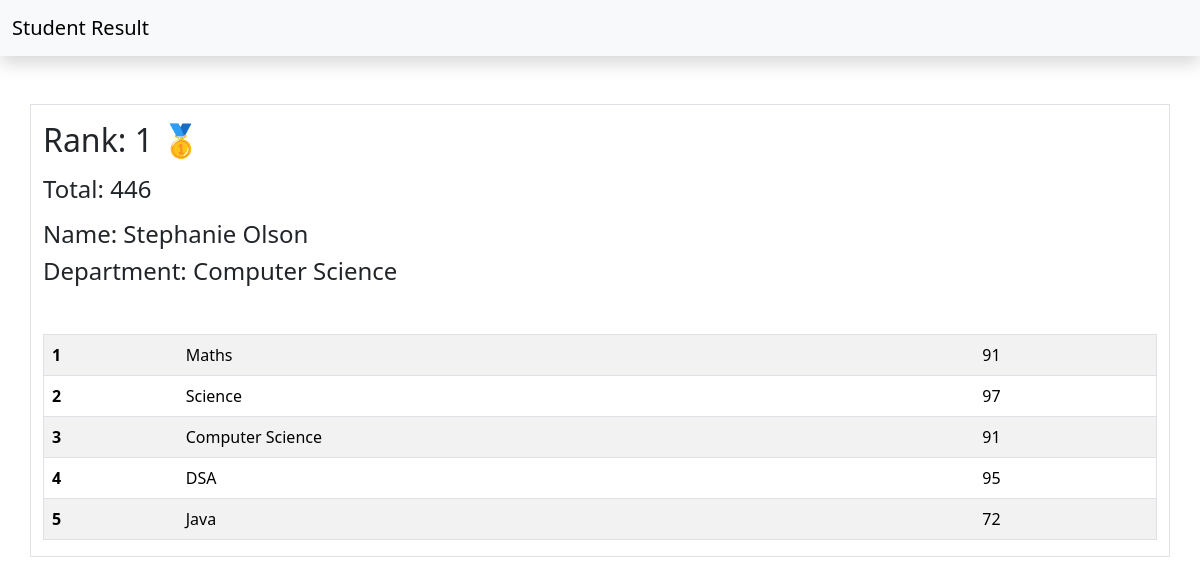
Page /see_marks/363/ on the committed database.
### report/models.py (models this page shows, shortened)
class SubjectMarks(models.Model):
    student = models.ForeignKey(Student,related_name="StudentMarks",on_delete=models.CASCADE)
    subject = models.ForeignKey(Subject,on_delete=models.CASCADE)
    marks = models.IntegerField()

class Student(models.Model):
    deparment = models.ForeignKey(Department,related_name="depart",on_delete=models.CASCADE)
    student_id = models.OneToOneField(StudentID,related_name="studentid",on_delete=models.CASCADE)
    student_name = models.CharField(max_length=100)
    student_email = models.EmailField(unique=True)
    student_age = models.IntegerField(default=18)
    student_address = models.TextField()
    def __str__(self) -> str:
        return self.student_name
    class Meta:
        ordering = ['student_name']
        verbose_name = "student"

class ReportCard(models.Model):
    student = models.ForeignKey(Student,related_name="StudentReportCard",on_delete=models.CASCADE)
    student_rank = models.IntegerField()
    date_of_report_card = models.DateField(auto_now_add=True)
    class Meta:
        unique_together = ['student_rank','date_of_report_card']

class Department(models.Model):
    department = models.CharField(max_length=100)
    def __str__(self) -> str:
        return self.department
    class Meta:
        ordering  = ['department']

class Subject(models.Model):
    subject_name = models.CharField(max_length=100)

### report/views.py (the view)
# urls.py: path('see_marks/<student_id>/',see_marks,name='see_marks'),
def see_marks(request,student_id):
    queryset = SubjectMarks.objects.filter(student__student_id__student_id=student_id)
    total_marks = queryset.aggregate(total_marks=Sum('marks'))
    return render(request,'report/see_marks.html',{'queryset':queryset,'total_marks':total_marks})

### report/templates/report/see_marks.html
{% extends "report/base.html" %}
{% block main %}
<div class="container mt-5 border">
    {% if queryset.first.student.StudentReportCard.first.student_rank == 1  %}<h2 class="my-3">Rank: {{queryset.first.student.StudentReportCard.first.student_rank}} 🥇</h2>
    {% elif queryset.first.student.StudentReportCard.first.student_rank == 2 %}<h2 class="my-3">Rank: {{queryset.first.student.StudentReportCard.first.student_rank}} 🥈</h2>
    {% elif queryset.first.student.StudentReportCard.first.student_rank == 3 %}<h2 class="my-3">Rank: {{queryset.first.student.StudentReportCard.first.student_rank}} 🥉</h2>
    {% else %}
    <h2 class="my-3">Rank: {{queryset.first.student.StudentReportCard.first.student_rank}} </h2>
    {% endif %}
    <h4 class="mb-3">Total: {{total_marks.total_marks}}</h4>
    <h4>Name: {{queryset.first.student}}</h4>
    <h4>Department: {{queryset.first.student.deparment}}</h4>
<table class="table table-striped mt-5 border">
<tbody>
    {% for marks in queryset %}
    <tr>
        <th scope="row">{{forloop.counter}}</th>
        <td>{{marks.subject.subject_name}}</td>
        <td>{{marks.marks}}</td>
    </tr>
    {% endfor %}
</tbody>
</div>
{% endblock main %}

### rows in the picture
SubjectMarks: first.student.StudentReportCard.first.student_rank "1", first.student "Stephanie Olson", first.student.deparment "Computer Science", subject.subject_name "Maths", marks "91"
SubjectMarks: subject.subject_name "Science", marks "97"
SubjectMarks: subject.subject_name "Computer Science", marks "91"
SubjectMarks: subject.subject_name "DSA", marks "95"
SubjectMarks: subject.subject_name "Java", marks "72"

### other values in the picture
{{ total_marks.total_marks }} "446"
